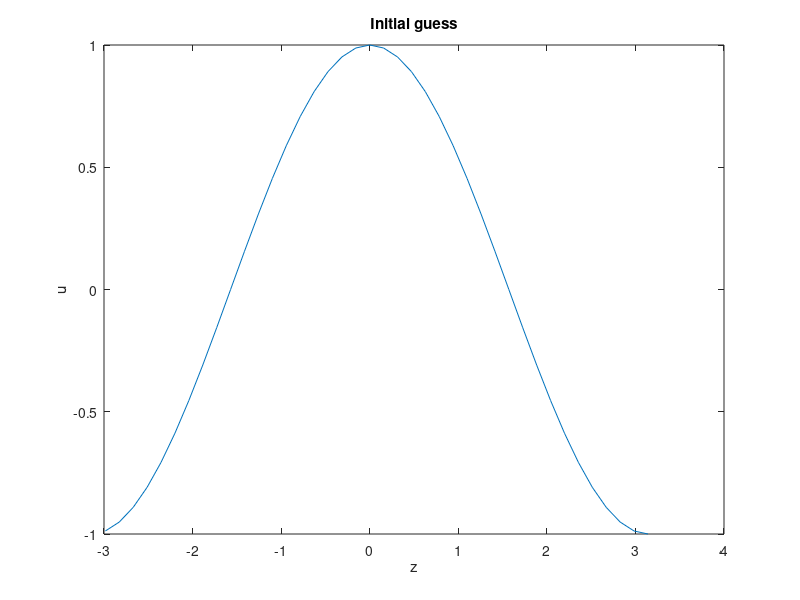

Here is the MATLAB script that generated this plot: (Note: this script raises an error after producing the figure.)
%%%%%%%%%%%%%%%%%%%%%%%%%%%%%%%%%%%%%%%%%%%%%%%%%%%%%%%%%%%%%%%%%%%%%%%
% This code locates the Eckhaus stability boundary of the cubic SH equation
% Code does this in 3 stages:
% 1. Computes just a spatially periodic orbit - via a Fourier
% psuedo-spectral code 
% 2. Computes the eigenvalues/eigenvectors associated with the EK boundary
% 3. Computes the EK boundary via solving for (up, w, w_σ,w_σσ,λ_σ,λ_σσ):
% −(1 + k^2*d_zz)^2[up] + μ*up − up^3 + cd_z(up) = 0, (1.15a)
% L(up)[w] = 0, (1.15b)
% L(up)[w_σ] − λ_σ*w − 4(1 + k^2*d_zz)*k^2*d_z[w] = 0, (1.15c)
% L(up)[w_σσ] - λ_σσ*w + 2*λ_σ*w_σ + 8*(1 + k^2*d_zz)*k^2*d_z[w_σ] + 4*k^2*w + 12*k^4*d_zz[w] =0, (1.15d) 
% where L(up) = −(1 + k^2*d_zz)^2 + μ − 3*up^2
% with phase conditions
% int_0^{2pi} (u_z^{ref}*(u^{ref}-up))dz = 0 (1.16a)
% int_0^{2pi} w^2 dz = 1
% int_0^{2pi} w*w_σ dz = 0
% int_0^{2pi} w*w_σσ dz = 0
%%%%%%%%%%%%%%%%%%%%%%%%%%%%%%%%%%%%%%%%%%%%%%%%%%%%%%%%%%%%%%%%%%%%%%%%%%
clear all, close all, clc;

% Spatial coordinates: z direction
nz = 40; Lz = pi; hz = 2*pi/nz;  z = hz*(1:nz); z = Lz*(z-pi)/pi;
% Fourier pseudo-spectral differentiation matrices
column = [0 .5*(-1).^(1:nz-1).*cot((1:nz-1)*hz/2)]';
Dz  = toeplitz(column,column([1 nz:-1:2]));
D2z = toeplitz([-pi^2/(3*hz^2)-1/6 .5*(-1).^(2:nz)./sin(hz*(1:nz-1)/2).^2]);
D4z = D2z^2;
wz  = 2*pi*ones(1,nz)/nz; % integration weights for trapzoid rule - mean
z   = z';
Iz = speye(nz);

mesh_params.nz  = nz;  mesh_params.Lz  = Lz;  mesh_params.z   = z;    
mesh_params.Iz  = Iz;  mesh_params.wz  = wz;  
mesh_params.Dz  = Dz;  mesh_params.D2z = D2z; mesh_params.D4z = D4z;

 % Swift-Hohenberg equation parameters
mu = 0.1;
c = 0;
k = 1.1; % initial choice for upper EK-boundary

p(1) = mu;
p(2) = k;

% initial guess
w0 = cos(z(:));
mesh_params.w0 = w0; % reference profiles
mesh_params.w0z= Dz*w0;

u0 = [w0; c];

figure;plot(z,w0);title('Initial guess');xlabel('z');ylabel('u');drawnow;

%% converge to wavetrain up
disp('Converging periodic orbit up');
my_rhs = @(u) SH_1D_cubic(u,p,mesh_params);
options = optimset('Jacobian','off','Display','iter','MaxIter',500,'Algorithm','levenberg-marquardt');
[u_out,fval,exitflag,output,jacobian] = fsolve(my_rhs,u0,options);

figure; hold on;
up = u_out(1:nz);
plot(z,up);title('converged stationary SH solution \mu=0.1');xlabel('z');ylabel('u');

%% converge to EK eigenvalue problem
disp('Converging EK eigenvalue problem')
[W,D] = eigs(jacobian(1:nz,1:nz),10,0.1);
u1 = [u_out(1:nz);  W(:,1); 0*ones(nz,1); 0*ones(nz,1); 0; D(1,1); 0; 0];
my_eig = @(u) SH_1D_eig(u,p,mesh_params);
options = optimset('Jacobian','off','Display','iter','MaxIter',500,'Algorithm','levenberg-marquardt');
[u_out2,fval,exitflag,output,jacobian] = fsolve(my_eig,u1,options);

%% converge to EK boundary problem
disp('Converging EK boundary')
u2 = u_out2;
u2(end) = p(2);
my_eig = @(u) SH_1D_eig_2(u,p,mesh_params);
options = optimset('Jacobian','off','Display','iter','MaxIter',500,'Algorithm','levenberg-marquardt');
[u_out3,fval,exitflag,output,jacobian] = fsolve(my_eig,u2,options);
p(2) = u_out3(end);

%% Continue in the bifurcation parameter mu using Daniele's continuation code
% Various function handles
problemHandle            = @(u,p)  SH_1D_eig_2(u,p,mesh_params);
plotSolutionHandle       = @(u,p,parentHandle) PlotSolution_cubic(u,p,parentHandle,mesh_params);
branchVariablesHandle    = @(step,u,p) SolutionMeasures_cubic(step,u,p,mesh_params);
computeEigenvaluesHandle = [];
plotSpetcrumHandle       = [];
stepperPars.iContPar      = 1;
stepperPars.s0            = 0.01; % minus sign here steps backwards in parameter
stepperPars.sMin          = 1e-8;
stepperPars.sMax          = .1;
stepperPars.pMin          = -1.0;
stepperPars.pMax          = 5;
stepperPars.maxSteps      = 20000;
stepperPars.nPrint        = 1;
stepperPars.nSaveSol      = 100;
stepperPars.finDiffEps    = 1e-7;
stepperPars.fsolveOptions = optimset('Display','off',...
                                     'DerivativeCheck','off',...
                                     'Jacobian','off',...
                                     'MaxIter',15);
stepperPars.optNonlinIter = 10;
stepperPars.dataFolder    = 'Eckhaus_run_1';
stepperPars.PlotSolution  = plotSolutionHandle;
stepperPars.BranchVariables = branchVariablesHandle;
stepperPars.ComputeEigenvalues = computeEigenvaluesHandle;
stepperPars.PlotSpectrum = plotSpetcrumHandle;      
stepperPars.PlotBranchVariableId = 2; % plot the selected k value
stepperPars.uzstop= @(v1,v0) uzstop_val(v1,v0,10);
branch = SecantContinuation(problemHandle,u_out3,p,stepperPars);

figure;
plot(branch(:,3),branch(:,6));xlabel('\mu');ylabel('k_{ek}');axis tight;
%% continue further
s=load('Eckhaus_run_1/solution_0000117.mat');
u_ini=s.u; p_ini=s.p;
stepperPars.pMax          = 10;
stepperPars.dataFolder    = 'Eckhaus_run_2';
branch2 = SecantContinuation(problemHandle,u_ini,p_ini,stepperPars);
%% go into other direction
stepperPars.s0            = -0.01; % minus sign here steps backwards in parameter
stepperPars.maxSteps      = 400;
stepperPars.nPrint        = 20;
stepperPars.dataFolder    = 'Eckhaus_run_1-';
branch = SecantContinuation(problemHandle,u_out3,p,stepperPars);
